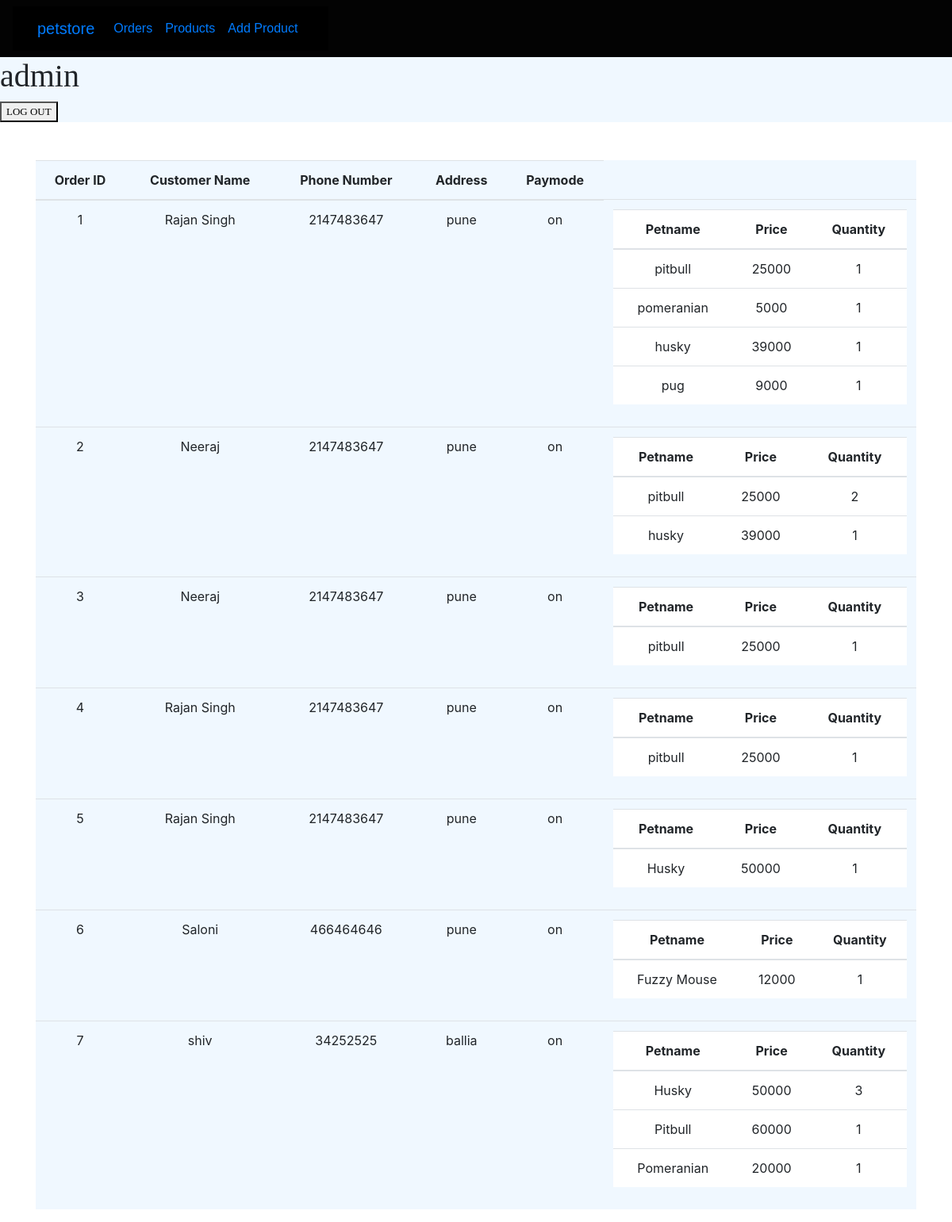
Screenshot of /adminpanel.php (signed in) with the database file from the repository.
### tables this page shows
CREATE TABLE `order_manager` (
  `Order_id` int(255) NOT NULL,
  `Full_Name` text NOT NULL,
  `Phone_no` int(255) NOT NULL,
  `Address` varchar(255) NOT NULL,
  `Pay_Mode` varchar(255) NOT NULL
);

CREATE TABLE `user_orders` (
  `Order_id` int(255) NOT NULL,
  `Petname` varchar(255) NOT NULL,
  `Price` int(255) NOT NULL,
  `Quantity` int(255) NOT NULL
);

### adminpanel.php (the view, shortened to what this page needs)
<?php include("Database/connection.php") ?>
<!DOCTYPE html>
<html>
<head>
  <link rel="stylesheet" href="https://maxcdn.bootstrapcdn.com/bootstrap/4.0.0/css/bootstrap.min.css">
  <link rel="stylesheet" href="style2.css">
</head>
<body>
 <div class="navbar">
      <nav class="navbar navbar-expand-lg ">
  <div class="container-fluid">
    <a class="navbar-brand" href="#">petstore</a>
    <div class="collapse navbar-collapse" id="navbarSupportedContent">
      <ul class="navbar-nav me-auto mb-2 mb-lg-0">
        <li class="nav-item">
          <a class="nav-link active" aria-current="page" href="adminpanel.php">Orders</a>
        </li>
        <li class="nav-item">
          <a class="nav-link active" aria-current="page" href="Products.php">Products</a>
        </li>
        <li class="nav-item">
          <a class="nav-link active" aria-current="page" href="addproducts.php">Add Product</a>
        </li>
          </ul>
    </div>
  </div>
</nav>
</div>
 <div class="header">
    <h1><?php  echo $_SESSION['AdminLoginId']  ?></h1>
    <form action="<?php echo $_SERVER['PHP_SELF']  ?>" method="POST">
   <button type="submit" name="Logout">LOG OUT</button>
</form>
 </div>
 <div class="container mt-5 ">
    <div class="row">
        <div class="col-lg-12">
        <table class="table text-center ">
  <thead>
    <tr>
      <th scope="col">Order ID</th>
      <th scope="col">Customer Name</th>
      <th scope="col">Phone Number</th>
      <th scope="col">Address</th>
      <th scope="col">Paymode</th>
    </tr>
  </thead>
  <tbody>
    <?php
    $query="SELECT * FROM `order_manager` ";
     $user_result=mysqli_query($con,$query);
     while($user_fetch=mysqli_fetch_assoc($user_result))
     {
        echo"<tr>
        <td>$user_fetch[Order_id]</td>
        <td>$user_fetch[Full_Name]</td>
        <td>$user_fetch[Phone_no]</td>
        <td>$user_fetch[Address]</td>
        <td>$user_fetch[Pay_Mode]</td>
        <td><table class='table text-center '>
        <thead>
          <tr>
            <th scope='col'>Petname</th>
            <th scope='col'>Price</th>
            <th scope='col'>Quantity</th>
          </tr>
        </thead>
        <tbody>
        ";
       $order_query="SELECT * FROM `user_orders` WHERE  `Order_id`=$user_fetch[Order_id]"  ;
       $order_result=mysqli_query($con,$order_query);
       while($order_fetch=mysqli_fetch_assoc($order_result))
       {
        echo "
                   <tr>
                    <td>$order_fetch[Petname]</td>
                    <td>$order_fetch[Price]</td>
                    <td>$order_fetch[Quantity]</td>
                   </tr>
             ";
       }
       echo"
                </tbody>
                </table>
       </td>
      </tr>";
     }
    ?>
  </tbody>
</table>
        </div>
    </div>
 </div>
  </body>
  </html>

### style2.css (style rules this page uses)
.table { background-color:aliceblue; }
.navbar { background-color: rgba(0, 0, 0, 0.988); font-family: Verdana, Geneva, Tahoma, sans-serif; }
.header { background-color: aliceblue; font-size: small; font-weight: 500; font-family: serif; }

### rows the page displays
order_manager: Order_id "1", Full_Name "Rajan Singh", Phone_no "2147483647", Address "pune", Pay_Mode "on"
user_orders: Petname "pitbull", Price "25000", Quantity "1"
user_orders: Petname "pomeranian", Price "5000", Quantity "1"
user_orders: Petname "husky", Price "39000", Quantity "1"
user_orders: Petname "pug", Price "9000", Quantity "1"
order_manager: Order_id "2", Full_Name "Neeraj", Phone_no "2147483647", Address "pune", Pay_Mode "on"
user_orders: Petname "pitbull", Price "25000", Quantity "2"
user_orders: Petname "husky", Price "39000", Quantity "1"
order_manager: Order_id "3", Full_Name "Neeraj", Phone_no "2147483647", Address "pune", Pay_Mode "on"
user_orders: Petname "pitbull", Price "25000", Quantity "1"
order_manager: Order_id "4", Full_Name "Rajan Singh", Phone_no "2147483647", Address "pune", Pay_Mode "on"
user_orders: Petname "pitbull", Price "25000", Quantity "1"
order_manager: Order_id "5", Full_Name "Rajan Singh", Phone_no "2147483647", Address "pune", Pay_Mode "on"
user_orders: Petname "Husky", Price "50000", Quantity "1"
order_manager: Order_id "6", Full_Name "Saloni", Phone_no "466464646", Address "pune", Pay_Mode "on"
user_orders: Petname "Fuzzy Mouse", Price "12000", Quantity "1"
order_manager: Order_id "7", Full_Name "shiv", Phone_no "34252525", Address "ballia", Pay_Mode "on"
user_orders: Petname "Husky", Price "50000", Quantity "3"
user_orders: Petname "Pitbull", Price "60000", Quantity "1"
user_orders: Petname "Pomeranian", Price "20000", Quantity "1"

### other values shown
$_SESSION['AdminLoginId'] "admin"
